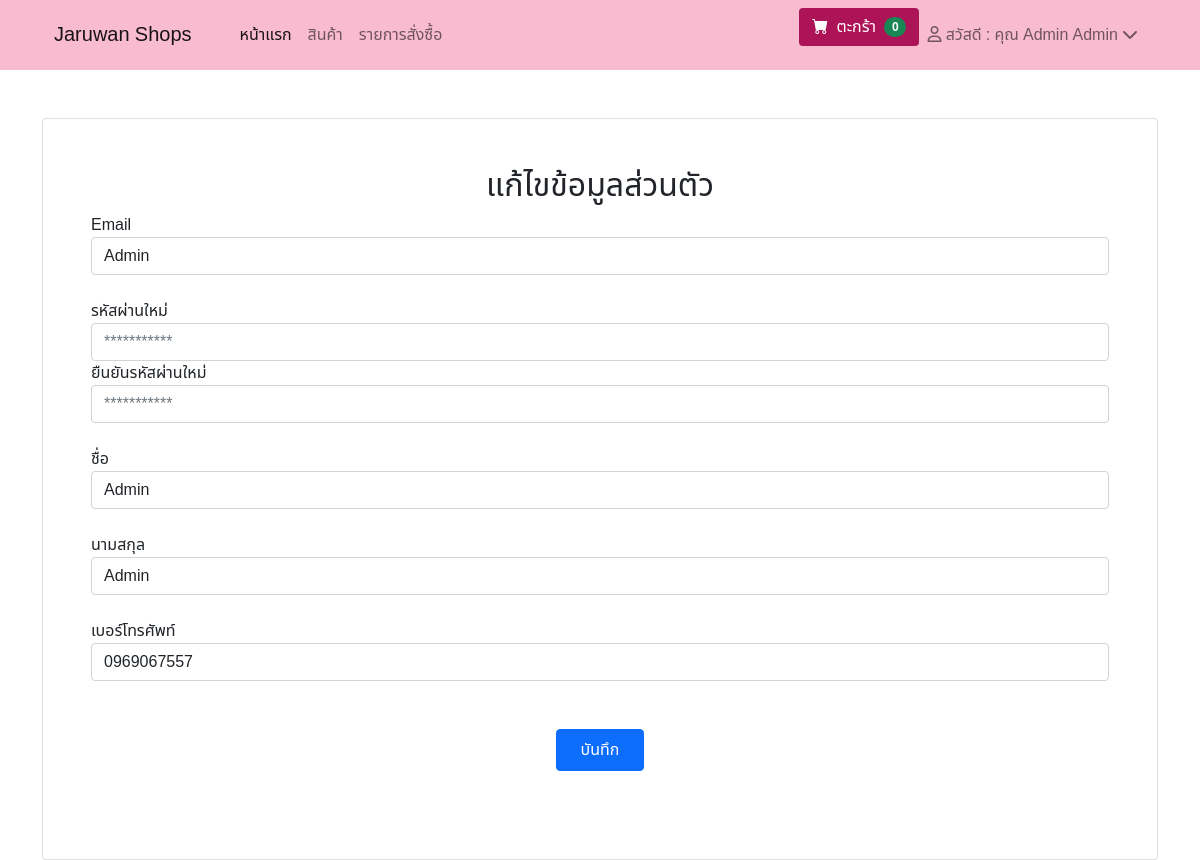
The app's page /emp/EditUser.php?UserID=2 (signed in) with its own data.
### tables this page shows
CREATE TABLE `contact` (
  `id_con` int(11) DEFAULT NULL,
  `name` varchar(255) NOT NULL,
  `map` varchar(500) NOT NULL,
  `facebook` varchar(50) DEFAULT NULL,
  `line` varchar(30) DEFAULT NULL,
  `tol` varchar(10) DEFAULT NULL,
  `email` varchar(255) NOT NULL,
  `address` varchar(500) NOT NULL
);

CREATE TABLE `user` (
  `ID` int(11) NOT NULL,
  `Username` varchar(50) NOT NULL,
  `Password` varchar(100) NOT NULL,
  `Firstname` varchar(100) NOT NULL,
  `Lastname` varchar(100) NOT NULL,
  `Tel` varchar(10) NOT NULL,
  `email` varchar(255) NOT NULL,
  `Add_user` varchar(30) NOT NULL,
  `Userlevel` int(1) NOT NULL
);

### emp/EditUser.php (the view, shortened to what this page needs)
</head>
        <link href="https://cdn.jsdelivr.net/npm/bootstrap-icons@1.5.0/font/bootstrap-icons.css" rel="stylesheet" />
        <link href="../css/styles.css" rel="stylesheet" />
<body>
<?php include('nav_cart.php')?>
	  <br><br>
<div class="container">
  <div class="row">
    <div class="col-md-12">
    <?php
        include('../config/server.php');
        $ID = $_GET['UserID'];
        $sql = "SELECT * FROM user Where ID = '$ID'";
        $query = mysqli_query($conn,$sql);
        while($result=mysqli_fetch_array($query,MYSQLI_ASSOC)){
    ?>
      <div class="card p-5" style="width: Auto;">
				<form class="login100-form validate-form" name ="form1" method="post" action="updateuser.php" onsubmit="return checkPassword()">
        <div class="form-group ">
                <div class="col-md-12 mb-3 mb-md-1">
                <center><h2 class="x">แก้ไขข้อมูลส่วนตัว</h2></center>
                </div>
              </div>
              <div class="form-group y">
              <div class="col-md-12 mb-3 mb-md-0">
                  <label class="font-weight-bold" for="username">Email</label>
                  <input type="text" id="username" class="form-control"  value="<?php echo $result['Username']?>" name="username" required>
                </div>
              <br>
              <div class="form-group y">
                <div class="col-md-12 mb-3 mb-md-0">
                  <label class="font-weight-bold" for="password">รหัสผ่านใหม่</label>
                  <input type="password" id="password" class="form-control" value="" placeholder="***********" name="password">
                  <label class="font-weight-bold" for="password">ยืนยันรหัสผ่านใหม่</label>
                  <input type="password" id="password02" class="form-control" style="background-color: #FFFFF;" value="" placeholder="***********" name="password02">
                </div>
              </div>
              <br>
              <div class="form-group y">
                <div class="col-md-12 mb-3 mb-md-0">
                  <label class="font-weight-bold" for="firstname">ชื่อ</label>
                  <input type="text" id="firstname" class="form-control"  value="<?php echo $result['Firstname']?>" name="firstname" required>
                </div>
              </div>
              <br>
              <div class="form-group y">
                <div class="col-md-12 mb-3 mb-md-0">
                  <label class="font-weight-bold" for="lastname">นามสกุล</label>
                  <input type="text" id="lastname" class="form-control"  value="<?php echo $result['Lastname']?>" name="lastname" required>
                </div>
              </div>
              <br>
              <div class="form-group y">
                <div class="col-md-12 mb-3 mb-md-0">
                  <label class="font-weight-bold" for="tel">เบอร์โทรศัพท์</label>
                  <input type="text" id="tel" class="form-control"  value="<?php echo $result['Tel']?>" name="tel" required >
                </div>
              </div>
              <br>
              <br>
              <?php } ?>
                <center>
                  <button type="submit" name="save" class="btn btn-primary  py-2 px-4">บันทึก</button>
                </center>
            </form>
            <br>
            </div>
          </div>
          </div>
          </div>
          </body>
</html>

### emp/nav_cart.php (shortened to what this page needs)
<link rel="stylesheet" type="text/css" href="https://cdnjs.cloudflare.com/ajax/libs/font-awesome/6.2.0/css/all.min.css">
<like rel="stylesheet" type="text/css" href="print.css">
<nav class="navbar navbar-expand-lg navbar-light sticky-top" style="background-color: #f8bbd0;">
            <div class="container px-4">
            <?php
            include('../config/db.php');
            $teac = $conn->prepare('SELECT * From contact where id_con = 1');
            $teac->execute();
            $teacs = $teac->fetch();
            if (!$teacs) {
            }else{
            ?>
                <a class="navbar-brand text-dack" href="#!">
                <?php echo $teacs['name'];?>
                </a>
            <?php } ?>
                <div class="collapse navbar-collapse" id="navbarSupportedContent">
                    <ul class="navbar-nav me-auto mb-2 mb-lg-0 ms-lg-4 justify-content-between">
                        <li class="nav-item"><a class="nav-link active text-dack" aria-current="page" href="../index.php">หน้าแรก</a></li>
                        <li class="nav-item"><a class="nav-link text-dack" href="../index.php">สินค้า</a></li>
                            <?php if(!empty($_SESSION['Firstname'])) {?>
                            <li class="nav-item"><a class="nav-link" href="product_user_buy.php">รายการสั่งซื้อ</a></li>
                            <?php }?>
                    </ul>
                    <form class="form-inline">
                        <a class="btn text-white" type="submit" href="updatecart.php" style="background-color: #ad1457">
                            <i class="bi-cart-fill me-1"></i>
                            ตะกร้า
                            <?php if(isset($_SESSION['cart'])){
                              $i = 0;
                              foreach($_SESSION['cart'] as $qty){
                              $i += $qty;
                              }
                              ?>
                              <span class="badge bg-Success text-white ms-1 rounded-pill"><?php echo $i;?></span>
                            <?php }else{ $i = 0;?>
                            <span class="badge bg-Success text-white ms-1 rounded-pill"><?php echo $i;?></span>
                            <?php } ?>
                            </a>
                    </form>
                    <ul class="navbar-nav">
                    <li class="nav-item dropdown">
                      <?php if(!empty($_SESSION['Firstname'])) {?>
                        <a class="nav-link" id="navbarDropdown" href="#" role="button" data-bs-toggle="dropdown" aria-expanded="false"><i class="fa-regular fa-user"></i> สวัสดี : คุณ <?php echo $_SESSION['Firstname']?> <?php echo $_SESSION['Lastname']?> <i class="fa-solid fa-chevron-down"></i></a>
                      <?php }else{?>
                        <li><a class="nav-link text-dack" href="../login.php" ><i class="fa-solid fa-right-from-bracket"></i> เข้าสู่ระบบ</a></li>
                      <?php }?>
                    </li>
                    </ul>
                  </div>
            </div>
        </nav>

### emp/EditUser.php (style rules this page uses)
body { min-height: 100vh; overflow-x: hidden; font-family: 'Noto Sans Thai', sans-serif; }

### emp/nav_cart.php (style rules this page uses)
body { height: 200px; min-height: 100vh; overflow-x: hidden; font-family: 'Noto Sans Thai', sans-serif; }

### records on screen
contact: name "Jaruwan Shops"
user: username "Admin", firstname "Admin", lastname "Admin", tel "0969067557"

### other values on screen
$i "0"
$_SESSION['Firstname'] "Admin"
$_SESSION['Lastname'] "Admin"
